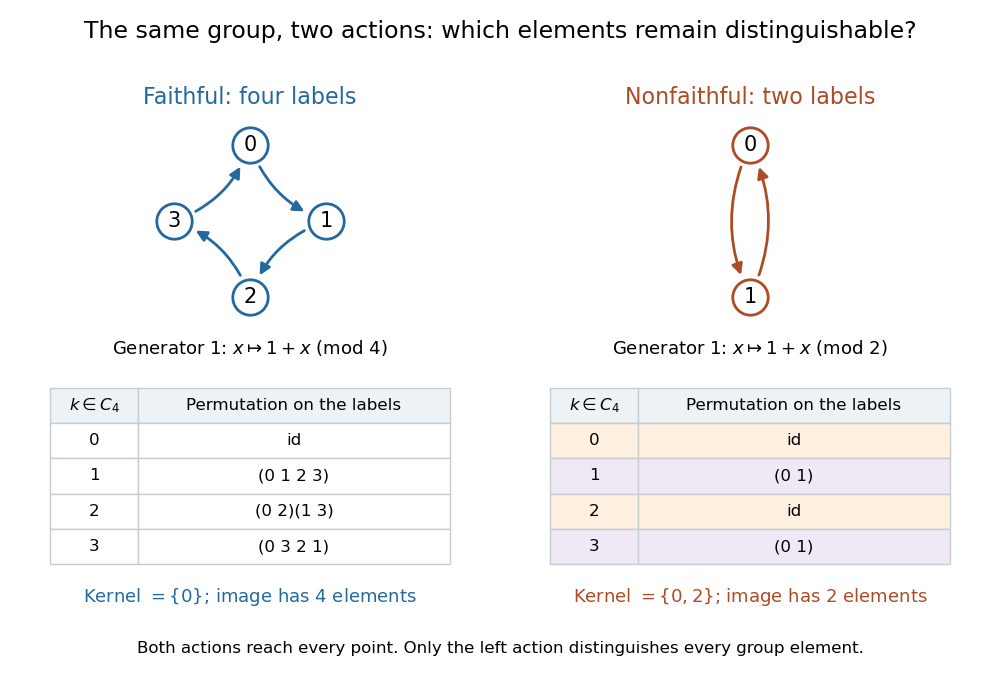

Recreate this plot in Python.
"""Compare faithful and nonfaithful C4 actions; write matching PNG to CWD.

Tested with Python 3.14, matplotlib 3.10.7, and numpy 2.3.5.
"""

from pathlib import Path

import matplotlib.pyplot as plt
from matplotlib.patches import FancyArrowPatch
import numpy as np


def action(k, degree):
    return tuple((k + x) % degree for x in range(degree))


def main():
    regular = [action(k, 4) for k in range(4)]
    reduced = [action(k, 2) for k in range(4)]
    for degree in [4, 2]:
        for g in range(4):
            for h in range(4):
                assert tuple(action(g, degree)[x] for x in action(h, degree)) == action((g + h) % 4, degree)
    assert len(set(regular)) == 4
    assert len(set(reduced)) == 2
    assert [k for k in range(4) if action(k, 2) == (0, 1)] == [0, 2]

    plt.rcParams.update({"font.family": "DejaVu Sans", "font.size": 13})
    fig = plt.figure(figsize=(10, 6.8), facecolor="white")
    fig.suptitle("The same group, two actions: which elements remain distinguishable?", fontsize=17, y=.97)
    for j, (degree, title, color) in enumerate([
        (4, "Faithful: four labels", "#2369a0"),
        (2, "Nonfaithful: two labels", "#ad4b24"),
    ]):
        left = .05 + j * .5
        ax = fig.add_axes([left, .52, .4, .31])
        angles = np.pi / 2 - np.arange(degree) * 2 * np.pi / degree
        points = np.column_stack((.72 * np.cos(angles), .72 * np.sin(angles)))
        for i, p in enumerate(points):
            ax.add_patch(FancyArrowPatch(p, points[(i + 1) % degree], arrowstyle="-|>",
                                        connectionstyle="arc3,rad=.24", shrinkA=17, shrinkB=17,
                                        mutation_scale=16, color=color, lw=2))
            ax.scatter(*p, s=650, facecolor="white", edgecolor=color, lw=2, zorder=2)
            ax.text(*p, str(i), ha="center", va="center", fontsize=15, zorder=3)
        ax.set(xlim=(-1.2, 1.2), ylim=(-1, 1), aspect="equal")
        ax.set_title(title, fontsize=16, color=color, pad=8)
        ax.axis("off")
        fig.text(left + .2, .48, rf"Generator $1$: $x\mapsto 1+x$ (mod {degree})", ha="center", fontsize=13)
        tax = fig.add_axes([left, .17, .4, .26])
        tax.axis("off")
        notation = ["id", "(0 1 2 3)", "(0 2)(1 3)", "(0 3 2 1)"] if degree == 4 else ["id", "(0 1)", "id", "(0 1)"]
        rows = [[str(k), notation[k]] for k in range(4)]
        table = tax.table(cellText=rows, colLabels=[r"$k\in C_4$", "Permutation on the labels"],
                          cellLoc="center", bbox=[0, 0, 1, 1], colWidths=[.22, .78])
        table.auto_set_font_size(False)
        table.set_fontsize(12)
        for (row, col), cell in table.get_celld().items():
            cell.set_edgecolor("#c5ccd2")
            if row == 0:
                cell.set_facecolor("#edf2f6")
            elif degree == 2:
                cell.set_facecolor("#fff0df" if row in [1, 3] else "#f0e9f5")
        summary = r"Kernel $=\{0\}$; image has 4 elements" if degree == 4 else r"Kernel $=\{0,2\}$; image has 2 elements"
        fig.text(left + .2, .115, summary, ha="center", color=color, fontsize=13)
    fig.text(.5, .04, "Both actions reach every point. Only the left action distinguishes every group element.",
             ha="center", fontsize=12)
    fig.savefig(Path.cwd() / (Path(__file__).stem + ".png"), dpi=100, facecolor="white", transparent=False)
    plt.close(fig)


if __name__ == "__main__":
    main()
